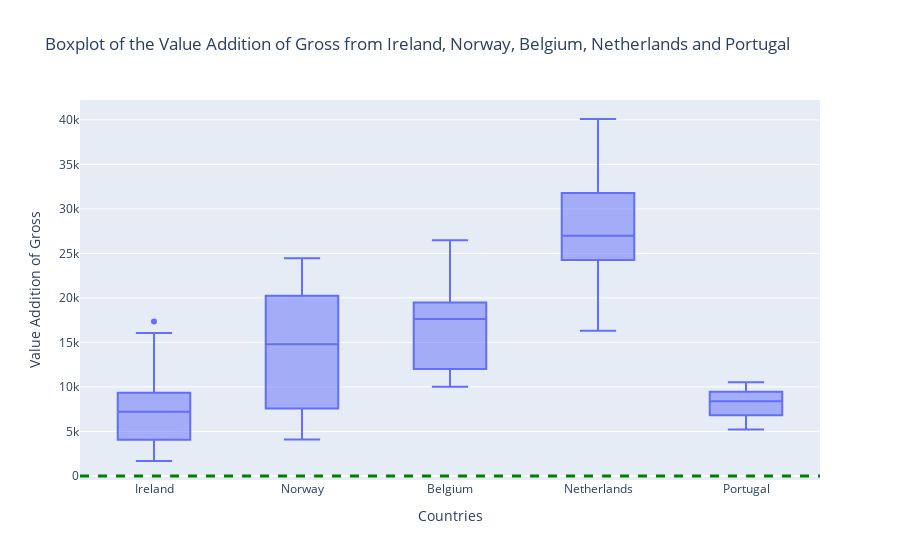

The notebook cell saved with this chart:
### Code cell
# Let's create a plotly express boxplot for the columns
fig = px.box(eustat_T, y=['Ireland', 'Norway', 'Belgium', 'Netherlands', 'Portugal'], title='Boxplot of the Value Addition of Gross from Ireland, Norway, Belgium, Netherlands and Portugal')

# Let's add a horizontal line to the plot
fig.add_hline(y=0, line_width=3, line_dash="dash", line_color="green")

# Set the name of the y-axis
fig.update_yaxes(title_text='Value Addition of Gross')

# Set the name of the x-axis
fig.update_xaxes(title_text='Countries')

fig.show()

### Figure 1 — Plotly figure (JSON) as saved in the notebook; plotly's stock layout.template omitted (floating-point values rounded to 4 significant figures; data arrays with more than 128 entries replaced by an {"elided": "..."} marker saying what was removed)
{"data": [{"alignmentgroup": "True", "hovertemplate": "variable=%{x}<br>value=%{y}<extra></extra>", "legendgroup": "", "marker": {"color": "#636efa"}, "name": "", "notched": false, "offsetgroup": "", "orientation": "v", "showlegend": false, "type": "box", "x": {"elided": "140 str values"}, "x0": " ", "xaxis": "x", "y": {"elided": "140 float values"}, "y0": " ", "yaxis": "y"}], "layout": {"boxmode": "group", "legend": {"tracegroupgap": 0}, "shapes": [{"line": {"color": "green", "dash": "dash", "width": 3}, "type": "line", "x0": 0, "x1": 1, "xref": "x domain", "y0": 0, "y1": 0, "yref": "y"}], "title": {"text": "Boxplot of the Value Addition of Gross from Ireland, Norway, Belgium, Netherlands and Portugal"}, "xaxis": {"anchor": "y", "domain": [0, 1], "title": {"text": "Countries"}}, "yaxis": {"anchor": "x", "domain": [0, 1], "title": {"text": "Value Addition of Gross"}}}}
